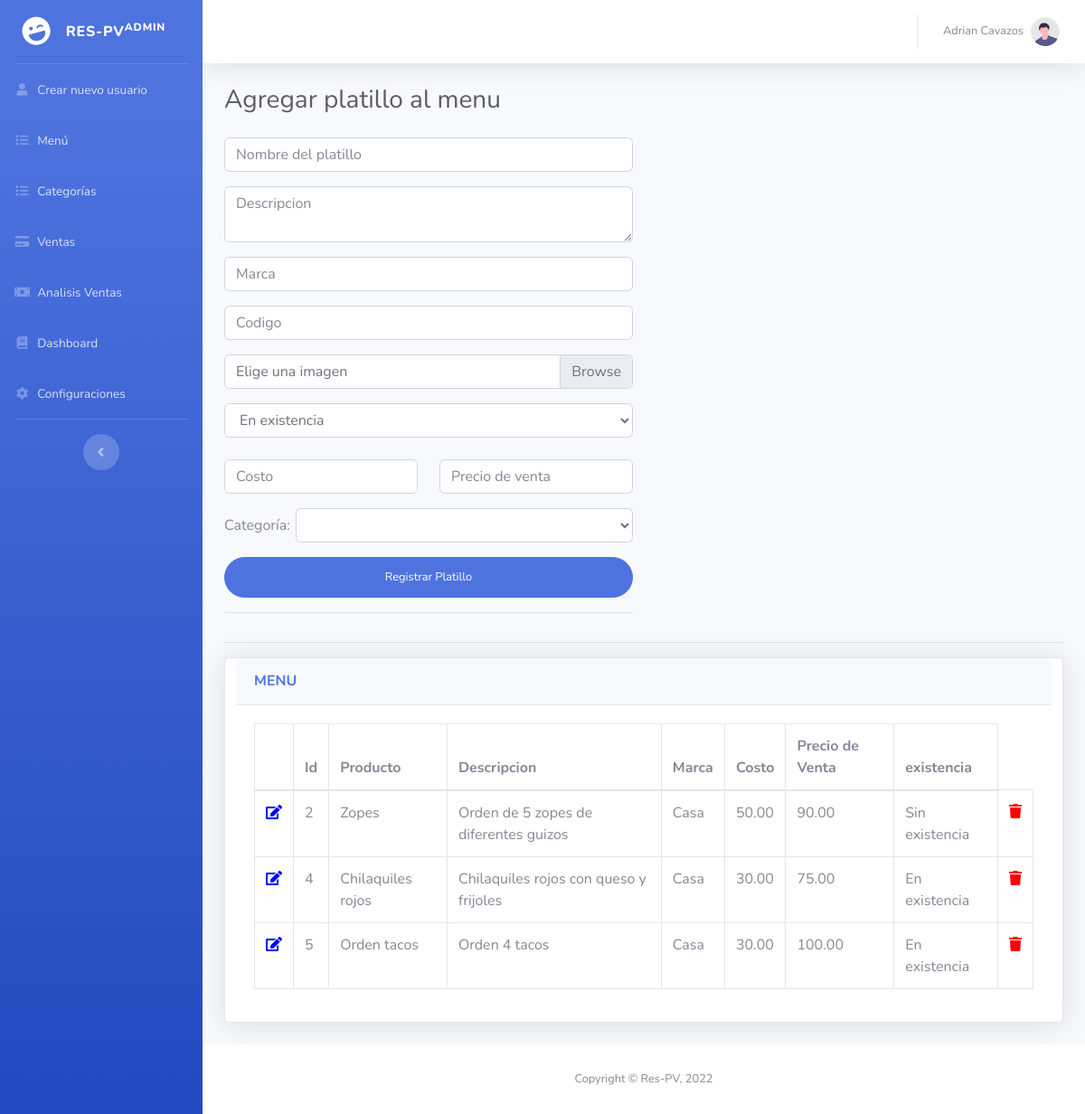
The app's page /menu.php (signed in), older data.
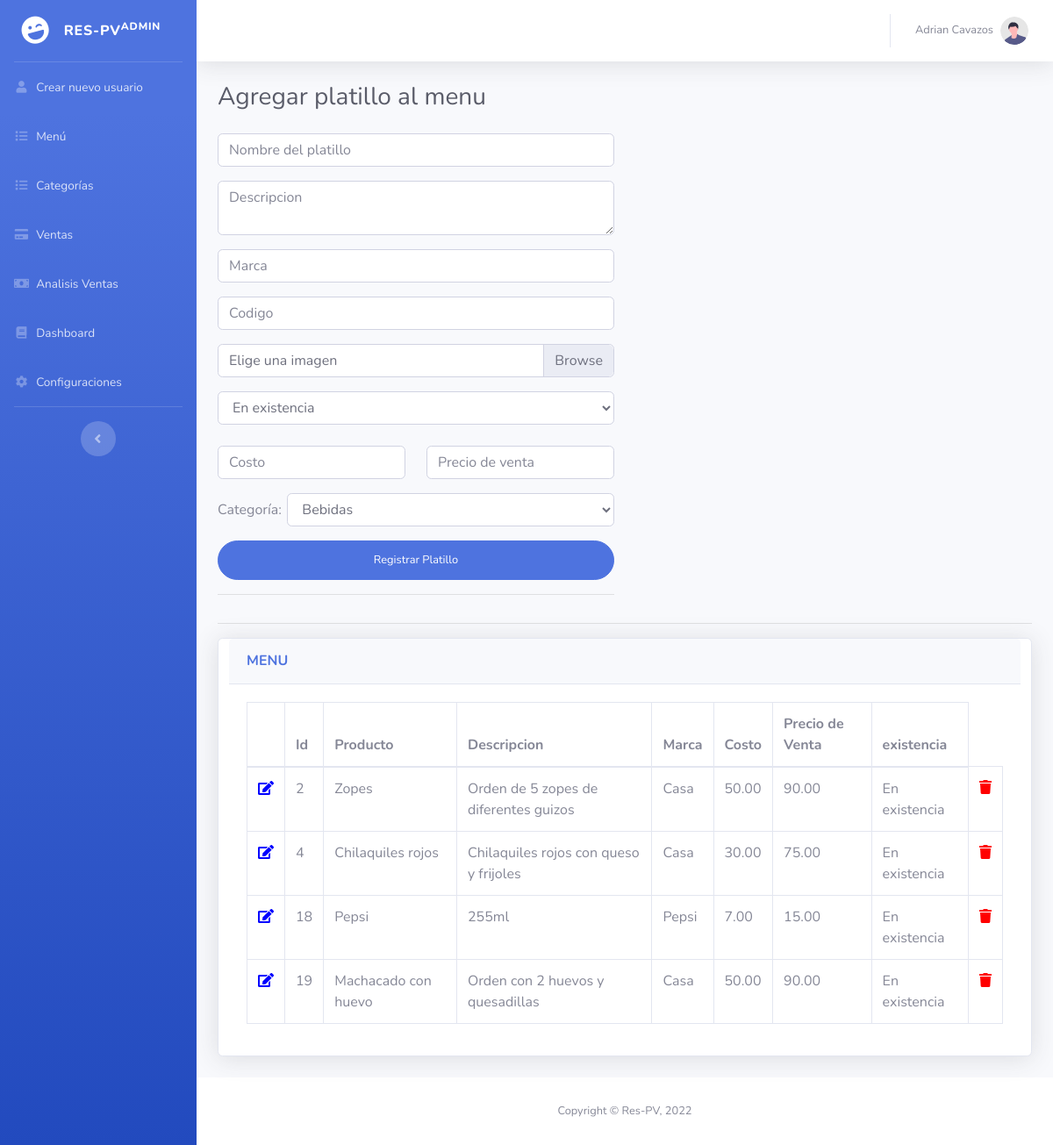
The same page, newer data.
### tables this page shows
CREATE TABLE `user` (
  `id_user` int(11) NOT NULL,
  `name_user` varchar(30) DEFAULT NULL,
  `lname_user` varchar(30) DEFAULT NULL,
  `phone_user` varchar(10) DEFAULT NULL,
  `email_user` varchar(40) DEFAULT NULL,
  `pass_user` varchar(20) DEFAULT NULL,
  `userType` int(11) NOT NULL
);

CREATE TABLE `product` (
  `id_product` int(11) NOT NULL,
  `name_product` varchar(40) NOT NULL,
  `description_product` varchar(50) NOT NULL,
  `mark_product` varchar(30) NOT NULL,
  `unitaryPrice_product` int(11) NOT NULL,
  `cost_product` int(11) NOT NULL,
  `code_product` int(11) NOT NULL,
  `productExistance` int(11) NOT NULL,
  `category_product` int(11) DEFAULT NULL,
  `img_product` longblob DEFAULT NULL
);

### db.php (called while the page is built, shortened)
<?php
    class Conexion{
        private $driver = "mysql";
        private $host = "localhost";
        private $dbname = "respv";
        private $usuario = "root";
        private $contrasena = "";
        public function __construct(){
            try {
                $db = new PDO("{$this->driver}:host={$this->host};dbname={$this->dbname}",$this->usuario,$this->contrasena);
                $db->setAttribute(PDO::ATTR_ERRMODE, PDO::ERRMODE_EXCEPTION);
                return $db;
            } catch (PDOException $e) {
                echo "Ha ocurrido un error al conectarse a la base de datos" . $e->getMessage();
            }
        }
    }
?>

### usuarios/Modelo/usuarios.php (called while the page is built, shortened)
<?php
    require_once(__DIR__.'/../../db.php');
    class Usuarios extends Conexion{
        public function __construct(){
            $this->db = parent::__construct();
        }
        public function getUser($Id){
            $rows = null;
            $statement = $this->db->prepare("SELECT * FROM user WHERE id_user = :Id");
            $statement->bindParam(':Id',$Id);
            $statement->execute();
            while ($result = $statement->fetch()) {
                $rows[] = $result;
            }
            return $rows;
        }
        public function getUserType($Id){
            $rows = null;
            $statement = $this->db->prepare("SELECT userType FROM user WHERE id_user = :Id");
            $statement->bindParam(':Id',$Id);
            $statement->execute();
            while($result = $statement->fetch()){
                $rows[] = $result;
            }
            return $rows[0]['userType'];
        }
    }
?>

### menu/Modelo/menu.php (called while the page is built, shortened)
<?php
    require_once(__DIR__.'/../../db.php');
    class Menu extends Conexion{
        public function __construct(){
            $this->db = parent::__construct();
        }
        public function get(){
            $rows = null;
            $statement = $this->db->prepare("SELECT * FROM product");
            $statement->execute();
            while ($result = $statement->fetch()) {
                $rows[] = $result;
            }
            return $rows;
        }
    }
?>

### menu.php (the view, shortened to what the rows shown need)
<?php
if(!empty($_SESSION["userId"])) {
    require_once('usuarios/Modelo/usuarios.php');
    $Modelo = new Usuarios();
    $tipoDeUsuario = $Modelo->getUserType($_SESSION["userId"]);
    if (!$tipoDeUsuario) {
        $_SESSION["errorMessage"] = "Invalid Credentials";
        header('Location: logout.php');
    } else {
        switch($tipoDeUsuario){
            case 1:
                $Usuario = $Modelo->getUser($_SESSION["userId"]);
                $nombreUsuario = $Usuario[0]["name_user"];
                $apellidoUsuario = $Usuario[0]["lname_user"];
                require_once("menu/Modelo/menu.php");
                $ModeloMenu = new Menu();
            break;
        }
    }
} else {
    header('Location: logout.php');
}
?>
<!DOCTYPE html>
<html lang="en">
<head>
    <link href="vendor/fontawesome-free/css/all.min.css" rel="stylesheet" type="text/css">
    <link href="css/sb-admin-2.min.css" rel="stylesheet">
</head>
<body id="page-top">
    <div id="wrapper">
        <div id="content-wrapper" class="d-flex flex-column">
            <div id="content">
                <nav class="navbar navbar-expand navbar-light bg-white topbar mb-4 static-top shadow">
                    <ul class="navbar-nav ml-auto">
                        <li class="nav-item dropdown no-arrow">
                            <a class="nav-link dropdown-toggle" href="#" id="userDropdown" role="button"
                                data-toggle="dropdown" aria-haspopup="true" aria-expanded="false">
                                <span class="mr-2 d-none d-lg-inline text-gray-600 small"><?php echo $nombreUsuario.' '.$apellidoUsuario?></span>
                                <img class="img-profile rounded-circle"
                                    src="img/undraw_profile.svg">
                            </a>
                        </li>
                    </ul>
                </nav>
                <div class="container-fluid">
                    <?php
                        if(!empty($_GET['editarId'])) {
                        $idPlatillo = $_GET['editarId'];
                        $datosDePlatillo = $ModeloMenu->getPlatillo($idPlatillo);
                        if($datosDePlatillo != null){
                            foreach($datosDePlatillo as $datoPlatillo){
                    ?>
                    <div class="d-sm-flex align-items-center justify-content-between mb-4">
                        <h1 class="h3 mb-0 text-gray-800">Editar platillo</h1>
                    </div>
                    <div class="row">
                        <div class="col-md-6">
                            <form class="user" action="menu/Controlador/editPlatillo.php" method="POST" enctype="multipart/form-data">
                                <input name="id" type="hidden" value="<?php echo $idPlatillo;?>" />
                                <div class="form-group row">
                                    <label class="col-sm-2 col-form-label">Nombre:</label>
                                    <div class="col-sm-10">
                                    <input required type="text" class="form-control" value="<?php echo $datoPlatillo['name_product'];?>" name="nombre">
                                    </div>
                                </div>
                                <div class="form-group row">
                                    <label class="col-sm-2 col-form-label">Descripcion:</label>
                                    <div class="col-sm-10">
                                    <textarea required class="form-control" name="descripcion" maxlength="50"><?php echo $datoPlatillo['description_product'];?></textarea>
                                    </div>
                                </div>
                                <div class="form-group row">
                                    <label class="col-sm-2 col-form-label">Marca:</label>
                                    <div class="col-sm-10">
                                    <input required type="text" class="form-control" value="<?php echo $datoPlatillo['mark_product'];?>" name="marca">
                                    </div>
                                </div>
                                <div class="form-group row">
                                    <label class="col-sm-2 col-form-label">Codigo:</label>
                                    <div class="col-sm-10">
                                    <input required type="text" class="form-control" value="<?php echo $datoPlatillo['code_product'];?>" name="codigo">
                                    </div>
                                </div>
                                <div class="form-group">
                                    <div class="custom-file">
                                        <input type="file" class="custom-file-input" name="imagen">
                                        <label class="custom-file-label" for="inputGroupFile01">Elige una imagen</label>
                                    </div>
                                </div>
                                <div class="form group">
                                    <select class="form-control" name="existencia">
                                        <option value="1"><?php echo 'En existencia'; ?></option>
                                        <option value="0"><?php echo 'Sin existencia'; ?></option>
                                    </select>
                                </div>
                                <br>
                                <div class="form-group row">
                                    <label class="col-sm-2 col-form-label">Costo:</label>
                                    <div class="col-sm-10">
                                    <input requiredtype="text" class="form-control" value="<?php echo $datoPlatillo['cost_product'];?>" name="costo">
                                    </div>
                                </div>
                                <div class="form-group row">
                                    <label class="col-sm-2 col-form-label">Precio de venta:</label>
                                    <div class="col-sm-10">
                                    <input requiredtype="text" class="form-control" value="<?php echo $datoPlatillo['unitaryPrice_product'];?>" name="precio">
                                    </div>
                                </div>
                                <div class="form-group row">
                                    <label class="col-sm-2 col-form-label">Categoría:</label>
                                    <div class="col-sm-10">
                                        <select class="form-control"  name="categoria">
                                            <?php
                                                $categorias = $ModeloMenu->getCategorias();
                                                if($categorias != null){
                                                    foreach($categorias as $categoria){
                                                        if ($categoria['id_category'] == $datoPlatillo['category_product']) {
                                                            echo '<option value="'.$categoria['id_category'].'" selected>'.$categoria['category_name'].'</option>';
                                                        } else {
                                                            echo '<option value="'.$categoria['id_category'].'">'.$categoria['category_name'].'</option>';
                                                        }
                                                    }
                                                }
                                            ?>
                                        </select>
                                    </div>
                                </div>
                                <input type ="submit" class="btn btn-primary btn-user btn-block" value="Editar Platillo">
                                <hr>
                            </form>
                        </div>
                    </div>
                    <hr>
                    <?php
                            }
                            }
                        } else {
                    ?>
                    <div class="d-sm-flex align-items-center justify-content-between mb-4">
                        <h1 class="h3 mb-0 text-gray-800">Agregar platillo al menu </h1>
                    </div>
                    <div class="card shadow mb-4 col-lg w-100">
                        <div class="card-body" >
                            <div class="table-responsive">
                                <table class="table table-bordered" id="dataTable" width="100%" cellspacing="0">
                                <thead>
                                    <th></th>
                                    <th>Id</th>
                                    <th>Producto</th>
                                    <th>Descripcion</th>
                                    <th>Marca</th>
                                    <th>Costo</th>
                                    <th>Precio de Venta</th>
                                    <th>existencia</th>
                                </thead>
                                <tbody>
                                <?php
                                    $productos = $ModeloMenu->get();
                                    if($productos != null){
                                        foreach($productos as $platillo){
                                ?>
                                    <tr>
                                        <td><a href="menu.php?editarId=<?php echo $platillo['id_product'];?>"><span class="fa fa-edit" style="color: blue;"></span></a></td>
                                        <td><?php echo $platillo['id_product'];?></td>
                                        <td><?php echo $platillo['name_product'];?></td>
                                        <td><?php echo $platillo['description_product'];?></td>
                                        <td><?php echo $platillo['mark_product'];?></td>
                                        <td><?php echo number_format(round($platillo['cost_product'],2), 2, '.', ',');?></td>
                                        <td><?php echo number_format(round($platillo['unitaryPrice_product'],2), 2, '.', ',');?></td>
                                        <td>
                                            <?php
                                                if ($platillo['productExistance']==1) {
                                                    echo "En existencia";
                                                }else{
                                                    if ($platillo['productExistance']==0) {
                                                        echo "Sin existencia";
                                                    }
                                                }
                                            ?>
                                        </td>
                                        <td>
                                        <a href="menu/Vista/delete.php?Id=<?php echo $platillo['id_product'];?>"><span class="fa fa-trash" style="color: red;"></span></a>
                                        </td>
                                    </tr>
                                <?php
                                        }
                                    }
                                ?>
                                </tbody>
                            </table>
                            </div>
                     </div>
                    <?php
                        }
                    ?>
                </div>
            </div>
        </div>
    </div>
</body>
</html>

Row changes from the older to the newer data that the page shows:
removed product: id_product "5", name_product "Orden tacos", description_product "Orden 4 tacos", mark_product "Casa", cost_product "30.00", unitaryPrice_product "100.00", productExistance "En existencia"
changed product "Zopes": productExistance "Sin existencia" → "En existencia"
added product: id_product "18", name_product "Pepsi", description_product "255ml", mark_product "Pepsi", cost_product "7.00", unitaryPrice_product "15.00", productExistance "En existencia"
added product: id_product "19", name_product "Machacado con huevo", description_product "Orden con 2 huevos y quesadillas", mark_product "Casa", cost_product "50.00", unitaryPrice_product "90.00", productExistance "En existencia"
Text that changed along with them:
form field categoria: (not shown) → "Bebidas"
